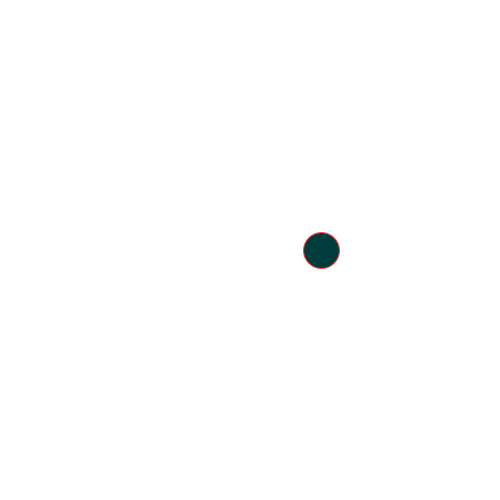
Frame 1 (no input)
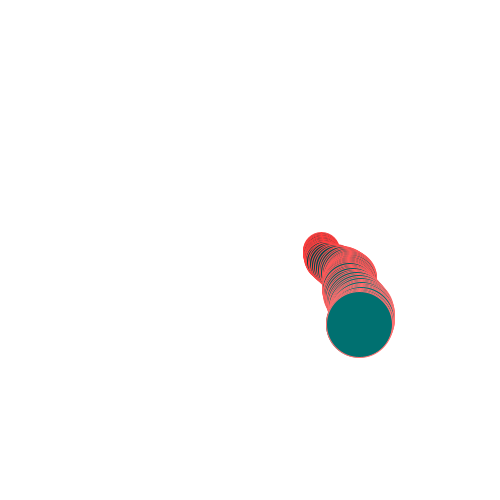
Frame 60 (the mouse pressed at the canvas centre just before this capture)
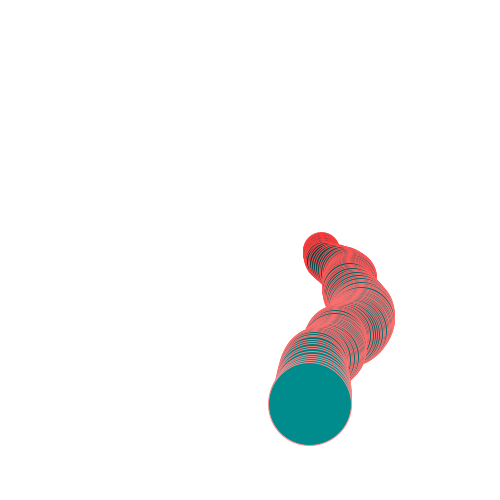
Frame 120 (the mouse held since frame 60 and released just before this capture)

The Processing sketch that drew these frames (run headless with seeded random() and noise(); from frame 60 on, the mouse is pressed at the canvas centre):

// Processing sketch: processing_141626
// ── processing_141626.pde

ArrayList<Circle> circles;
Circle circle;
int count;

void setup(){
  size(500,500);
  background(255);
  circles = new ArrayList();
  count = 0;
  generateCircle(125, 400);

}

void draw(){
 
 //float tempR = noise(12.5,12.5)*400;
   circles.get(count).move();
   circles.get(count).display();
 
}

void mouseReleased(){
  generateCircle(375, 300);
  count=count+1;
}

void generateCircle(int f, int s){
  float tempR = noise(f,f)*s;
  float ff = (float)f;
  circles.add(new Circle(tempR, ff, ff));
}
class Circle{
 float r;
 float x,y;
 float xspeed,yspeed;
 float i;
 float colr;
 float xstart, ystart;
 
 Circle(float rad, float ix, float uy){
   //r = rad;

   i=0.0;
   x = ix;
   y = uy;
   xstart=250+cos(i-0.01);
   ystart = 250+cos(i-0.01);
   colr=random(255);
 }

 // boolean testPos(){
  
//  }
  
  void move(){
      i+=0.01;
      x = 250+cos(i);
      y = 250+sin(i);
      r= noise(x,y)*300;
      colr = r/300*255;
      x=250+r*cos(i);
      y=250+r*sin(i);

  }
  
  void display(){
    stroke(255,colr,colr);
    //noStroke();
    fill(0,colr,colr);
    ellipse(x,y,r/2,r/2);
  }
}
